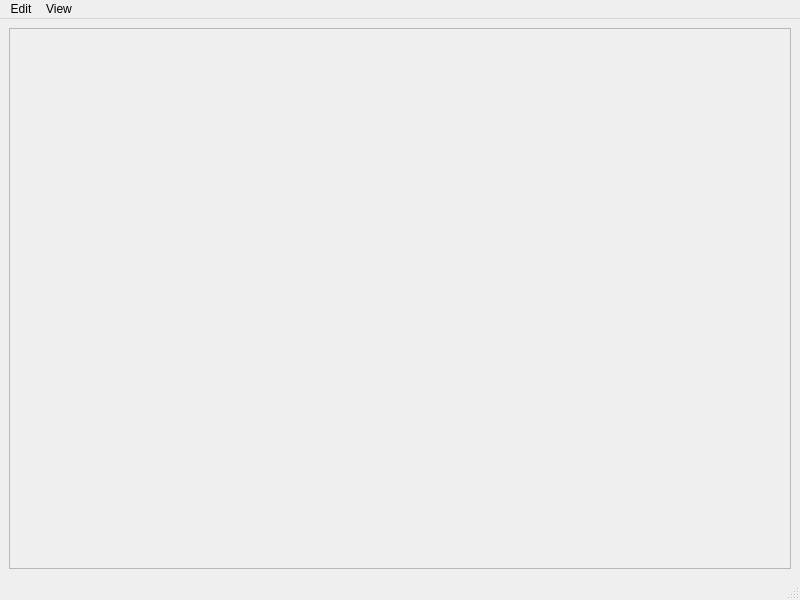
<?xml version="1.0" encoding="UTF-8"?>
<ui version="4.0">
 <class>MainWindow</class>
 <widget class="QMainWindow" name="MainWindow">
  <property name="geometry">
   <rect>
    <x>0</x>
    <y>0</y>
    <width>800</width>
    <height>600</height>
   </rect>
  </property>
  <property name="windowTitle">
   <string>VCPixelWindow</string>
  </property>
  <widget class="QWidget" name="centralwidget">
   <layout class="QVBoxLayout" name="verticalLayout">
    <item>
     <widget class="QScrollArea" name="scrollArea">
      <property name="widgetResizable">
       <bool>true</bool>
      </property>
      <property name="alignment">
       <set>Qt::AlignCenter</set>
      </property>
      <widget class="PixelWidget" name="pixelWidget">
       <property name="geometry">
        <rect>
         <x>379</x>
         <y>254</y>
         <width>16</width>
         <height>16</height>
        </rect>
       </property>
       <property name="sizePolicy">
        <sizepolicy hsizetype="Fixed" vsizetype="Fixed">
         <horstretch>0</horstretch>
         <verstretch>0</verstretch>
        </sizepolicy>
       </property>
      </widget>
     </widget>
    </item>
   </layout>
  </widget>
  <widget class="QMenuBar" name="menubar">
   <property name="geometry">
    <rect>
     <x>0</x>
     <y>0</y>
     <width>800</width>
     <height>22</height>
    </rect>
   </property>
   <widget class="QMenu" name="menuView">
    <property name="title">
     <string>View</string>
    </property>
    <addaction name="actionActual_Size"/>
    <addaction name="actionZoom_In"/>
    <addaction name="actionZoom_Out"/>
   </widget>
   <widget class="QMenu" name="menuEdit">
    <property name="title">
     <string>Edit</string>
    </property>
    <addaction name="actionDraw_Line"/>
   </widget>
   <addaction name="menuEdit"/>
   <addaction name="menuView"/>
  </widget>
  <widget class="QStatusBar" name="statusbar"/>
  <action name="actionActual_Size">
   <property name="text">
    <string>Actual Size</string>
   </property>
   <property name="shortcut">
    <string>A</string>
   </property>
  </action>
  <action name="actionZoom_In">
   <property name="text">
    <string>Zoom In</string>
   </property>
   <property name="shortcut">
    <string>=</string>
   </property>
  </action>
  <action name="actionZoom_Out">
   <property name="text">
    <string>Zoom Out</string>
   </property>
   <property name="shortcut">
    <string>-</string>
   </property>
  </action>
  <action name="actionDraw_Line">
   <property name="text">
    <string>Draw Line...</string>
   </property>
  </action>
 </widget>
 <customwidgets>
  <customwidget>
   <class>PixelWidget</class>
   <extends>QWidget</extends>
   <header>PixelWidget.h</header>
   <container>1</container>
  </customwidget>
 </customwidgets>
 <resources/>
 <connections>
  <connection>
   <sender>actionActual_Size</sender>
   <signal>triggered()</signal>
   <receiver>MainWindow</receiver>
   <slot>zoomActualSize()</slot>
   <hints>
    <hint type="sourcelabel">
     <x>-1</x>
     <y>-1</y>
    </hint>
    <hint type="destinationlabel">
     <x>399</x>
     <y>299</y>
    </hint>
   </hints>
  </connection>
  <connection>
   <sender>actionZoom_In</sender>
   <signal>triggered()</signal>
   <receiver>MainWindow</receiver>
   <slot>zoomIn()</slot>
   <hints>
    <hint type="sourcelabel">
     <x>-1</x>
     <y>-1</y>
    </hint>
    <hint type="destinationlabel">
     <x>399</x>
     <y>299</y>
    </hint>
   </hints>
  </connection>
  <connection>
   <sender>actionZoom_Out</sender>
   <signal>triggered()</signal>
   <receiver>MainWindow</receiver>
   <slot>zoomOut()</slot>
   <hints>
    <hint type="sourcelabel">
     <x>-1</x>
     <y>-1</y>
    </hint>
    <hint type="destinationlabel">
     <x>399</x>
     <y>299</y>
    </hint>
   </hints>
  </connection>
 </connections>
 <slots>
  <slot>zoomActualSize()</slot>
  <slot>zoomIn()</slot>
  <slot>zoomOut()</slot>
 </slots>
</ui>
